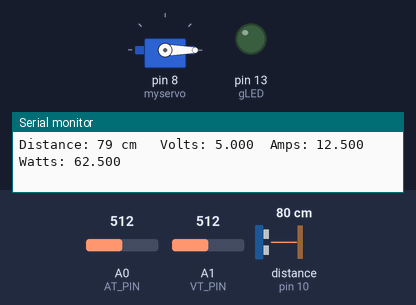
Simulated run of this sketch. Board: Arduino Uno, built with avr-gcc and run on an emulated ATmega328P. Parts: servo, output pins drawn as LEDs (lit = HIGH), the last lines printed to the serial monitor. Wiring (inferred from the names in the program): ultrasonic range finder: trigger pin 9; echo pin 10. Inputs (shaded band) come from the test bench; at power-on: A0 (AT_PIN) = 512, A1 (VT_PIN) = 512, distance to the obstacle (sensor on pin 10) 80 cm. The echo pulse lasts 58.3 µs per cm; pins used as bus, display or sensor lines are not drawn.

Above: at 0.1 s.
At 0.6 s:
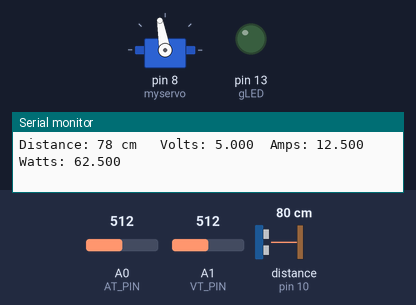
Timing chart, 0 to 2.1 s (numbered marks = the images above):
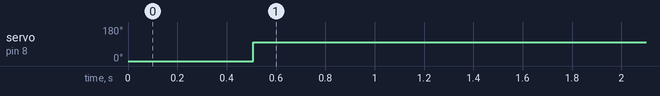

The sketch:

project_code.ino
```cpp
#define AT_PIN A0
#define VT_PIN A1
#include<Servo.h>
Servo myservo;
const int trigPin = 9;
const int echoPin = 10;
int gLED = 13;
long duration;
int distanceCm, distanceInch;
int oldValue = 0 , newValue = 0;
void setup() {

pinMode(trigPin, OUTPUT);
  pinMode(echoPin, INPUT);
  Serial.begin(9600);
  pinMode(gLED,OUTPUT);

  myservo.attach (8);

  myservo.write(0);

}

void loop() {
 digitalWrite(trigPin, LOW);
  delayMicroseconds(2);
  digitalWrite(trigPin, HIGH);
  delayMicroseconds(10);
  digitalWrite(trigPin, LOW);
  duration = pulseIn(echoPin, HIGH);

  distanceCm = duration * 0.0340 / 2;
  newValue = distanceCm;

    Serial.print("Distance: ");
    Serial.print(distanceCm);
    Serial.print(" cm");

  int at_read = analogRead(AT_PIN);
  int vt_read = analogRead(VT_PIN);

  float voltage = at_read * (5.0 / 1024.0) * 2.0;
  float current = vt_read * (5.0 / 1024.0) * 5.0;
  float watts = voltage * current;


  Serial.print(" \tVolts: ");
  Serial.print( voltage, 3);
  Serial.print("\tAmps: ");
  Serial.print(current,3);
  Serial.print("\tWatts: ");
  Serial.print(watts,3);
  Serial.println();

  delay(500);
 if (distanceCm<=4)
  {

      myservo.write(100);
     }


    else if (distanceCm>=12)
  {

      myservo.write(100);
     }

else
  {

      myservo.write(0);


  delay(500);
}
}
```

Measured:
- by itself, servo on pin 8 (myservo): 0° → 100° at 0.51 s
